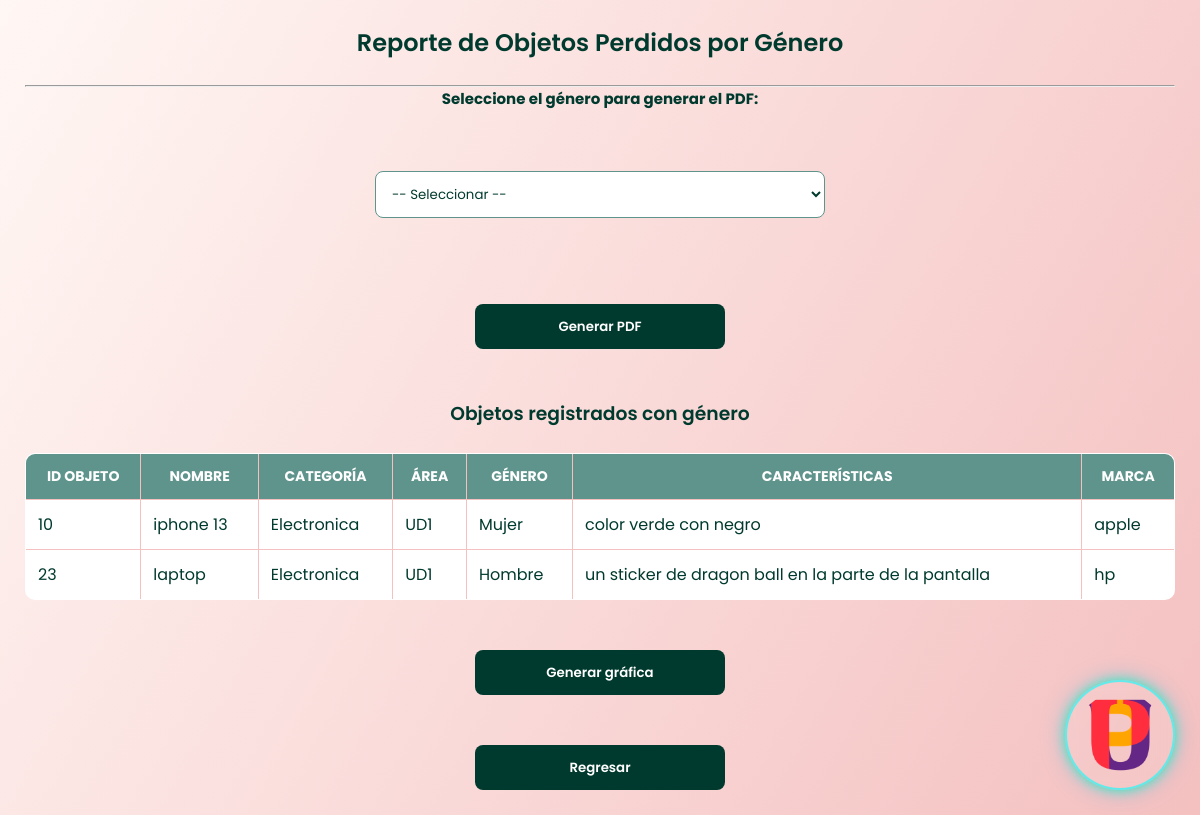
The page /index.php?action=vistaReportePorGenero (signed in) on the database its author committed.
### tables this page shows
CREATE TABLE `objeto` (
  `ID_Objeto` int(11) NOT NULL AUTO_INCREMENT,
  `nombre` varchar(100) NOT NULL,
  `categoria` varchar(250) DEFAULT NULL,
  `ID_Area` int(11) DEFAULT NULL,
  `recuperado` varchar(250) DEFAULT 'no',
  `caracteristicas` text DEFAULT NULL,
  `marca` varchar(250) DEFAULT 'sin marca',
  `genero` varchar(100) NOT NULL DEFAULT 'indefinido',
  PRIMARY KEY (`ID_Objeto`),
  KEY `ID_Area` (`ID_Area`),
  CONSTRAINT `fk_objeto_area` FOREIGN KEY (`ID_Area`) REFERENCES `area` (`ID_Area`) ON DELETE SET NULL ON UPDATE CASCADE
);

CREATE TABLE `area` (
  `ID_Area` int(11) NOT NULL AUTO_INCREMENT,
  `nombre` varchar(100) NOT NULL,
  `salon` int(11) DEFAULT NULL,
  `laboratorio` int(11) DEFAULT NULL,
  `piso` int(11) DEFAULT NULL,
  PRIMARY KEY (`ID_Area`)
);

### app/controllers/ReportController.php (called while the page is built, shortened)
<?php
include_once "app/models/ReportModel.php";
class ReportController
{
    private $model;
    public function __construct($connection)
    {
        $this->model = new ReportModel($connection);
    }
    public function vistaReportePorGenero()
    {
        $todos_los_objetos = $this->model->obtenerTodosConGenero();
        include "app/views/reportes/reporte_objetos_por_genero.php";
    }
}
?>

### app/models/ReportModel.php (called while the page is built, shortened)
<?php
class ReportModel {
    private $connection;
    public function __construct($connection){
        $this->connection = $connection;
    }
    public function obtenerTodosConGenero(){
        $sql = "SELECT
                    o.ID_Objeto,
                    o.nombre AS nombre_objeto,
                    o.categoria,
                    o.caracteristicas,
                    o.marca,
                    o.genero,
                    a.nombre AS nombre_area
                FROM objeto o
                INNER JOIN area a ON o.ID_Area = a.ID_Area
                ORDER BY o.ID_Objeto ASC";
        return $this->connection->query($sql);
    }
}
?>

### app/views/reportes/reporte_objetos_por_genero.php (the view, shortened to what this page needs)
<!DOCTYPE html>
<html lang="es">
<head>
    <link rel="stylesheet" href="public/css/consult.css?v=<?php echo time(); ?>">
</head>
<body>
    <img src="public/img/logo.png" class="logo-elegante">
    <h2>Reporte de Objetos Perdidos por Género</h2>
    <hr>
    <form action="index.php?action=reporteObjetosPorGenero" method="POST">
        <label><b>Seleccione el género para generar el PDF:</b></label><br>
        <select name="genero" id="genero" required>
            <option value="">-- Seleccionar --</option>
        </select>
        <br><br>
        <button type="submit">Generar PDF</button>
    </form>
    <br><br>
    <h3>Objetos registrados con género</h3>
    <table border="1">
        <thead>
            <tr>
                <th>ID OBJETO</th>
                <th>NOMBRE</th>
                <th>CATEGORÍA</th>
                <th>ÁREA</th>
                <th>GÉNERO</th>
                <th>CARACTERÍSTICAS</th>
                <th>MARCA</th>
            </tr>
        </thead>
        <tbody>
            <?php if (!empty($todos_los_objetos) && $todos_los_objetos->num_rows > 0): ?>
                <?php while ($item = $todos_los_objetos->fetch_assoc()): ?>
                    <tr>
                        <td><?= htmlspecialchars($item['ID_Objeto']) ?></td>
                        <td><?= htmlspecialchars($item['nombre_objeto']) ?></td>
                        <td><?= htmlspecialchars($item['categoria']) ?></td>
                        <td><?= htmlspecialchars($item['nombre_area']) ?></td>
                        <td><?= htmlspecialchars($item['genero']) ?></td>
                        <td><?= htmlspecialchars($item['caracteristicas']) ?></td>
                        <td><?= htmlspecialchars($item['marca']) ?></td>
                    </tr>
                <?php endwhile; ?>
            <?php else: ?>
                <tr>
                    <td colspan="7">No hay objetos registrados con género.</td>
                </tr>
            <?php endif; ?>
        </tbody>
    </table>
    <br><br>
    <a href="index.php?action=pdf_pie">
        <button>Generar gráfica</button>
    </a>
    <br><br>
    <a href="index.php?action=dashboard_admin">
        <button>Regresar</button>
    </a>
</body>
</html>

### public/CSS/consult.css (style rules this page uses)
* { margin: 0; padding: 0; box-sizing: border-box; font-family: "Poppins", sans-serif; }
body { min-height: 100vh; background: linear-gradient(120deg, #FFF7F4, #F4C0C0, #5E948C, #003A2E); background-size: 300% 300%; animation: bgFuturistic 18s ease-in-out infinite; color: #003A2E; padding: 25px; position: relative; overflow-x: hidden; }
h1, h2, h3 { text-align: center; margin-bottom: 25px; color: #003A2E; font-weight: 600; }
form { display: flex; flex-direction: column; gap: 18px; max-width: 450px; margin: 0 auto; }
label { font-size: 15px; color: #003A2E; text-align: center; font-weight: 500; }
input, select, textarea { width: 100%; padding: 12px; border: 1px solid #5E948C; border-radius: 8px; background: white; color: #003A2E; transition: 0.25s; }
select { background: white; color: #003A2E; }
select option { background: white; color: #003A2E; }
button, input[type="submit"], a.button { background: #003A2E; color: white; padding: 12px 22px; border-radius: 8px; border: none; cursor: pointer; text-decoration: none; font-weight: 600; width: 250px; height: 45px; display: flex; justify-content: center; align-items: center; margin: 0 auto; transition: 0.25s; }
table { width: 100%; background: white; border-collapse: collapse; margin-top: 25px; border: 1px solid #F4C0C0; border-radius: 10px; overflow: hidden; }
thead { background: #5E948C; }
th { padding: 12px; color: white; font-size: 14px; text-transform: uppercase; }
td { padding: 12px; color: #003A2E; border-bottom: 1px solid #F4C0C0; }
a { text-decoration: none; color: #003A2E; font-weight: 600; }
.logo-elegante { width: 110px; position: fixed; bottom: 25px; right: 25px; z-index: 999; padding: 10px; border-radius: 50%; background: rgba(255, 255, 255, 0.07); backdrop-filter: blur(6px); box-shadow: 0 0 12px rgba(0, 255, 180, 0.7), 0 0 25px rgba(0, 180, 255, 0.4); border: 2px solid rgba(0, 255, 255, 0.6); animation: neonPulse 4s ease-in-out infinite; transition: 0.3s ease-in-out; }

### rows shown on the page
objeto: ID_Objeto "10", nombre "iphone 13", categoria "Electronica", ID_Area.nombre "UD1", genero "Mujer", caracteristicas "color verde con negro", marca "apple"
objeto: ID_Objeto "23", nombre "laptop", categoria "Electronica", ID_Area.nombre "UD1", genero "Hombre", caracteristicas "un sticker de dragon ball en la parte de la pantalla", marca "hp"
